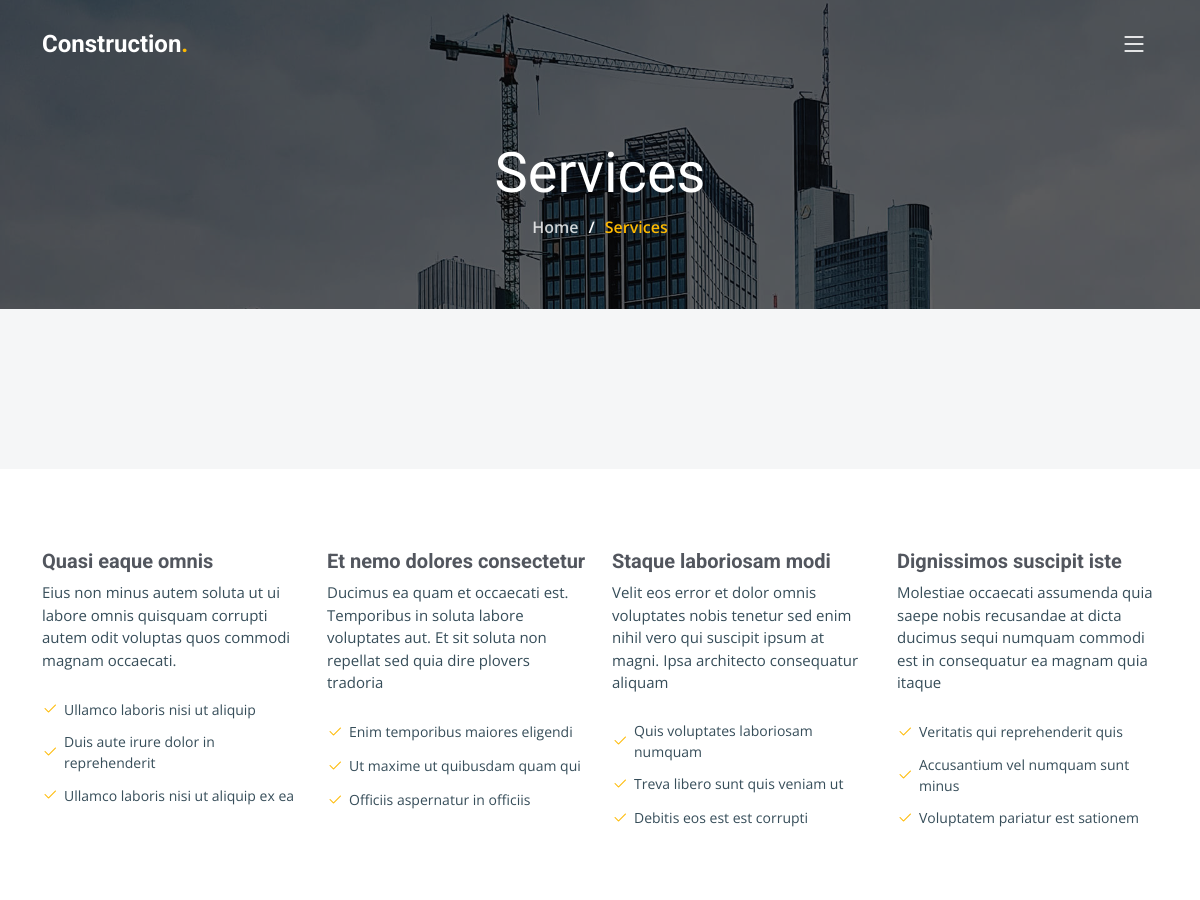
The page /services/ (upper part) on the database as committed earlier.
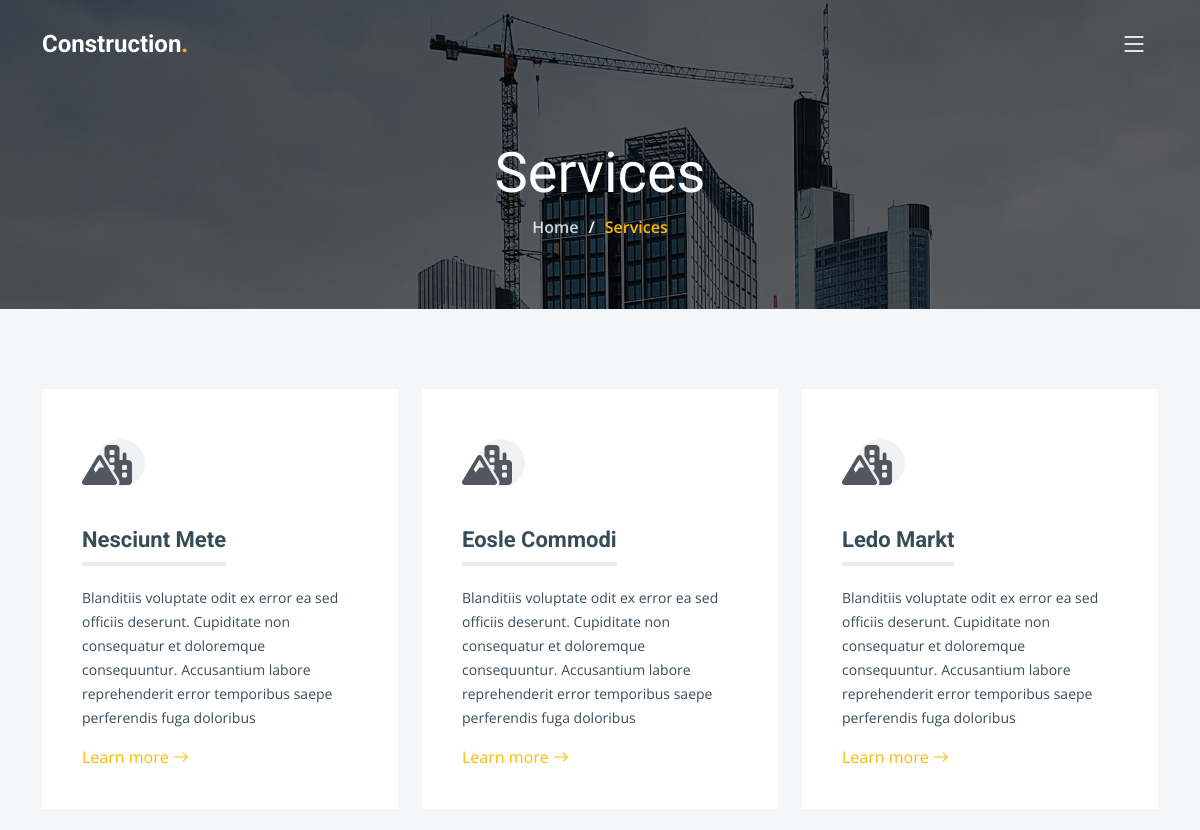
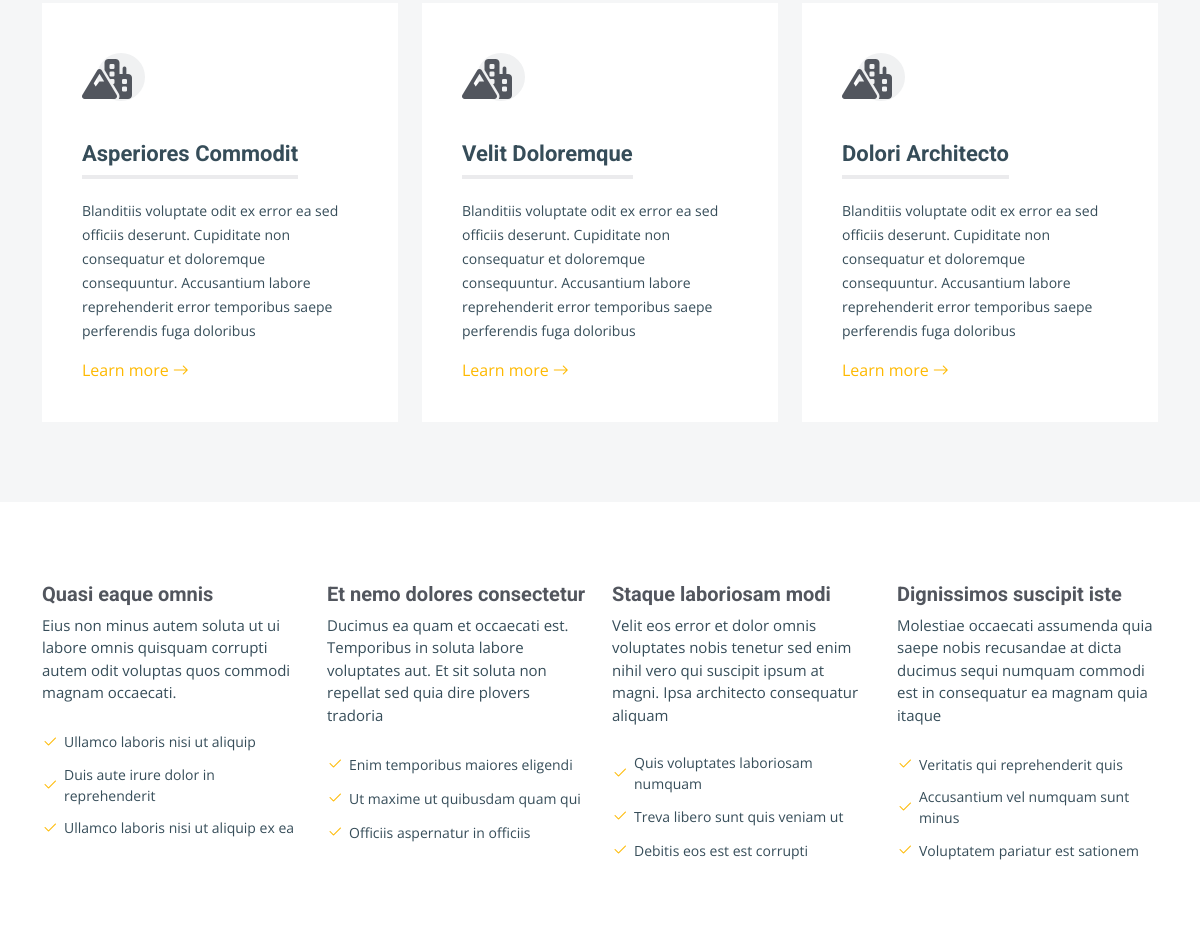
The same page on the database as committed later (2 pictures, top to bottom).
### mainApp/models.py (models this page shows, shortened)
class Service(models.Model):
    title = models.CharField(max_length=800)
    icon = models.ImageField(upload_to='services')
    details = RichTextField()

### mainApp/views.py (the view)
# urls.py: path('services/', services, name='services'),
def services(request):
    services = Service.objects.all()
    testimonial = Testimonial.objects.all()
    if request.method == 'POST':
        email = request.POST.get('email')
        us = NewsLetter(email=email)
        us.save()
        return redirect('services')
    context = {
        'services': services,
        'testimonials': testimonial,
    }
    return render(request, 'services.html', context)

### mainApp/templates/services.html (shortened to what this page needs)
{% extends 'include/base.html' %}
{% load static %}
{% block content %}
  <main id="main">
    <div class="breadcrumbs d-flex align-items-center" style="background-image: url('{% static 'img/breadcrumbs-bg.jpg' %}');">
      <div class="container position-relative d-flex flex-column align-items-center" data-aos="fade">
        <h2>Services</h2>
        <ol>
          <li><a href="{% url 'home' %}">Home</a></li>
          <li>Services</li>
        </ol>
      </div>
    </div>
    <section id="services" class="services section-bg">
      <div class="container" data-aos="fade-up">
        <div class="row gy-4">
          {% for x in services %}
          <div class="col-lg-4 col-md-6" data-aos="fade-up" data-aos-delay="100">
            <div class="service-item  position-relative">
              <div class="icon">
                <i class="fa-solid fa-mountain-city"></i>
              </div>
              <h3>{{x.title}}</h3>
              <p>{{x.details|safe|slice:":201"}}</p>
              <a href="{% url 'service-details' x.pk %}" class="readmore stretched-link">Learn more <i class="bi bi-arrow-right"></i></a>
            </div>
          </div>
          {% endfor %}
        </div>
      </div>
    </section>
    <section id="services-cards" class="services-cards">
      <div class="container" data-aos="fade-up">
        <div class="row gy-4">
          <div class="col-lg-3 col-md-6" data-aos="zoom-in" data-aos-delay="100">
            <h3>Quasi eaque omnis</h3>
            <p>Eius non minus autem soluta ut ui labore omnis quisquam corrupti autem odit voluptas quos commodi magnam occaecati.</p>
            <ul class="list-unstyled">
              <li><i class="bi bi-check2"></i> <span>Ullamco laboris nisi ut aliquip</span></li>
              <li><i class="bi bi-check2"></i> <span>Duis aute irure dolor in reprehenderit</span></li>
              <li><i class="bi bi-check2"></i> <span>Ullamco laboris nisi ut aliquip ex ea</span></li>
            </ul>
          </div>
          <div class="col-lg-3 col-md-6" data-aos="zoom-in" data-aos-delay="200">
            <h3>Et nemo dolores consectetur</h3>
            <p>Ducimus ea quam et occaecati est. Temporibus in soluta labore voluptates aut. Et sit soluta non repellat sed quia dire plovers tradoria</p>
            <ul class="list-unstyled">
              <li><i class="bi bi-check2"></i> <span>Enim temporibus maiores eligendi</span></li>
              <li><i class="bi bi-check2"></i> <span>Ut maxime ut quibusdam quam qui</span></li>
              <li><i class="bi bi-check2"></i> <span>Officiis aspernatur in officiis</span></li>
            </ul>
          </div>
          <div class="col-lg-3 col-md-6" data-aos="zoom-in" data-aos-delay="300">
            <h3>Staque laboriosam modi</h3>
            <p>Velit eos error et dolor omnis voluptates nobis tenetur sed enim nihil vero qui suscipit ipsum at magni. Ipsa architecto consequatur aliquam</p>
            <ul class="list-unstyled">
              <li><i class="bi bi-check2"></i> <span>Quis voluptates laboriosam numquam</span></li>
              <li><i class="bi bi-check2"></i> <span>Treva libero sunt quis veniam ut</span></li>
              <li><i class="bi bi-check2"></i> <span>Debitis eos est est corrupti</span></li>
            </ul>
          </div>
          <div class="col-lg-3 col-md-6" data-aos="zoom-in" data-aos-delay="400">
            <h3>Dignissimos suscipit iste</h3>
            <p>Molestiae occaecati assumenda quia saepe nobis recusandae at dicta ducimus sequi numquam commodi est in consequatur ea magnam quia itaque</p>
            <ul class="list-unstyled">
              <li><i class="bi bi-check2"></i> <span>Veritatis qui reprehenderit quis</span></li>
              <li><i class="bi bi-check2"></i> <span>Accusantium vel numquam sunt minus</span></li>
              <li><i class="bi bi-check2"></i> <span>Voluptatem pariatur est sationem</span></li>
            </ul>
          </div>
        </div>
      </div>
    </section>
  </main>
{% endblock content %}

### mainApp/templates/include/base.html (shortened to what this page needs)
{% load static %}
<!DOCTYPE html>
<html lang="en">
<head>
  <link href="{% static 'vendor/bootstrap/css/bootstrap.min.css' %}" rel="stylesheet">
  <link href="{% static 'vendor/bootstrap-icons/bootstrap-icons.css' %}" rel="stylesheet">
  <link href="{% static 'vendor/fontawesome-free/css/all.min.css' %}" rel="stylesheet">
  <link href="{% static 'vendor/aos/aos.css' %}" rel="stylesheet">
  <link href="{% static 'vendor/glightbox/css/glightbox.min.css' %}" rel="stylesheet">
  <link href="{% static 'vendor/swiper/swiper-bundle.min.css' %}" rel="stylesheet">
  <link href="{% static 'css/main.css' %}" rel="stylesheet">
</head>
<body>
  <header id="header" class="header d-flex align-items-center">
    <div class="container-fluid container-xl d-flex align-items-center justify-content-between">
      <a href="{% url 'home' %}" class="logo d-flex align-items-center">
        <h1>Construction<span>.</span></h1>
      </a>
      <i class="mobile-nav-toggle mobile-nav-show bi bi-list"></i>
    </div>
  </header>
{% block content %}
{% endblock content %}
{% include 'include/footer.html' %}
</body>
</html>

### mainApp/templates/include/footer.html (shortened to what this page needs)
<!DOCTYPE html>
<html lang="en">
<body>
</body>
</html>

### mainApp/static/css/main.css (style rules this page uses)
:root { --font-default: "Open Sans", system-ui, -apple-system, "Segoe UI", Roboto, "Helvetica Neue", Arial, "Noto Sans", "Liberation Sans", sans-serif, "Apple Color Emoji", "Segoe UI Emoji", "Segoe UI Symbol", "Noto Color Emoji"; --font-primary: "Roboto", sans-serif; --font-secondary: "Work Sans", sans-serif; }
:root { --color-default: #364d59; --color-primary: #feb900; --color-secondary: #52565e; }
:root { scroll-behavior: smooth; }
body { font-family: var(--font-default); color: var(--color-default); overflow-x: hidden; }
a { color: var(--color-primary); text-decoration: none; }
h1, h2, h3, h4, h5, h6 { font-family: var(--font-primary); }
section { padding: 80px 0; overflow: hidden; }
.section-bg { background-color: #f5f6f7; }
.breadcrumbs { padding: 140px 0 60px 0; min-height: 30vh; position: relative; background-size: cover; background-position: center; background-repeat: no-repeat; }
.breadcrumbs:before { content: ""; background-color: rgba(0, 0, 0, 0.6); position: absolute; inset: 0; }
.breadcrumbs h2 { font-size: 56px; font-weight: 500; color: #fff; font-family: var(--font-secondary); }
.breadcrumbs ol { display: flex; flex-wrap: wrap; list-style: none; padding: 0 0 10px 0; margin: 0; font-size: 16px; font-weight: 600; color: var(--color-primary); }
.breadcrumbs ol a { color: rgba(255, 255, 255, 0.8); transition: 0.3s; }
.breadcrumbs ol li+li { padding-left: 10px; }
.breadcrumbs ol li+li::before { display: inline-block; padding-right: 10px; color: #fff; content: "/"; }
.header { z-index: 997; position: absolute; padding: 30px 0; top: 0; left: 0; right: 0; }
.header .logo h1 { font-size: 24px; font-weight: 700; color: #fff; margin-bottom: 0; font-family: var(--font-primary); }
.header .logo h1 span { color: var(--color-primary); }
@media (max-width: 1279px) { .mobile-nav-show { position: relative; color: #fff; font-size: 28px; cursor: pointer; line-height: 0; transition: 0.5s; z-index: 9999; padding-right: 10px; } }
.services .service-item { padding: 40px; background: #fff; height: 100%; }
.services .service-item .icon { width: 48px; height: 48px; position: relative; margin-bottom: 50px; }
.services .service-item .icon i { color: var(--color-secondary); font-size: 40px; transition: ease-in-out 0.3s; z-index: 2; position: relative; line-height: 1.8; }
.services .service-item .icon:before { position: absolute; content: ""; height: 100%; width: 100%; background: #f0f1f2; border-radius: 50px; z-index: 1; top: 10px; right: -15px; transition: 0.3s; }
.services .service-item h3 { color: var(--color-default); font-weight: 700; margin: 0 0 20px 0; padding-bottom: 8px; font-size: 22px; position: relative; display: inline-block; border-bottom: 4px solid #ebebed; transition: 0.3s; }
.services .service-item p { line-height: 24px; font-size: 14px; margin-bottom: 0; }
.services .service-item .readmore { margin-top: 15px; display: inline-block; color: var(--color-primary); }
.services-cards h3 { font-size: 20px; font-weight: 700; color: var(--color-secondary); }
.services-cards p { font-size: 15px; }
.services-cards ul li { display: flex; align-items: center; font-size: 14px; padding-top: 10px; }
.services-cards ul li i { font-size: 16px; color: var(--color-primary); margin-right: 6px; }

Rows that differ between the two databases and show on the page:
added Service: title "Nesciunt Mete", details "Blanditiis voluptate odit ex error ea sed officiis deserunt. Cupiditate non consequatur et doloremque consequuntur. Accusantium labore reprehenderit error temporibus saepe perferendis fuga doloribus"
added Service: title "Eosle Commodi", details "Blanditiis voluptate odit ex error ea sed officiis deserunt. Cupiditate non consequatur et doloremque consequuntur. Accusantium labore reprehenderit error temporibus saepe perferendis fuga doloribus"
added Service: title "Ledo Markt", details "Blanditiis voluptate odit ex error ea sed officiis deserunt. Cupiditate non consequatur et doloremque consequuntur. Accusantium labore reprehenderit error temporibus saepe perferendis fuga doloribus"
added Service: title "Asperiores Commodit", details "Blanditiis voluptate odit ex error ea sed officiis deserunt. Cupiditate non consequatur et doloremque consequuntur. Accusantium labore reprehenderit error temporibus saepe perferendis fuga doloribus"
added Service: title "Velit Doloremque", details "Blanditiis voluptate odit ex error ea sed officiis deserunt. Cupiditate non consequatur et doloremque consequuntur. Accusantium labore reprehenderit error temporibus saepe perferendis fuga doloribus"
added Service: title "Dolori Architecto", details "Blanditiis voluptate odit ex error ea sed officiis deserunt. Cupiditate non consequatur et doloremque consequuntur. Accusantium labore reprehenderit error temporibus saepe perferendis fuga doloribus"
